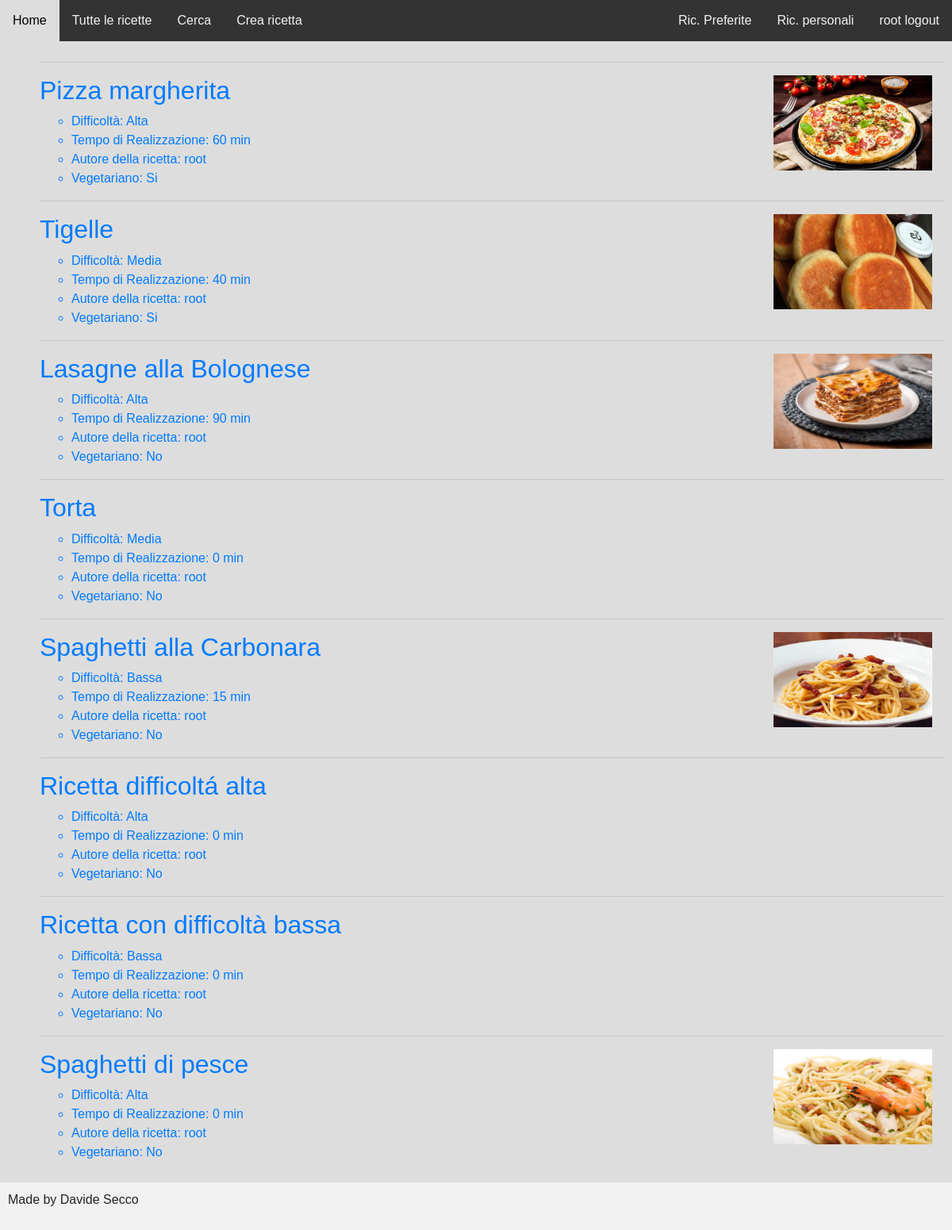
The page /lista_ricette/ (signed in) on the database its author committed.
### gestione/models.py (models this page shows, shortened)
class Ricetta(models.Model):
    nome = models.CharField(max_length=50)
    difficoltá = models.CharField(max_length=50, choices=DIFFICOLTA_CHOICES, default="Bassa")
    portata = models.CharField(max_length=50, choices = PORTATA_CHOICES, default="Primo")
    costo = models.IntegerField(default=0)
    tempo_preparazione = models.IntegerField(default=0)
    tempo_cottura = models.IntegerField(default=0)
    porzioni = models.IntegerField(default=1)
    vegetariano = models.BooleanField(default = False)
    vegano = models.BooleanField(default = False)
    gluten_free = models.BooleanField(default = False)
    immagine = models.ImageField(null=True, blank=True)
    procedimento = models.TextField(null=True, blank=True)
    utente = models.ForeignKey(User, on_delete=models.CASCADE, blank=True, null=True, default=None)
    def __str__(self):
        out = self.nome
        return out
    class Meta:
        verbose_name_plural = "Ricette"

### gestione/views.py (the view)
# urls.py: path("lista_ricette/", Lista_ricette_views.as_view(), name="listaricette"),
class Lista_ricette_views(ListView):
    model = Ricetta
    template_name = "lista_ricette.html"
    def get_totale_ricette(self):
        count = 0
        for i in Ricetta.objects.all():
            count = count + 1
        return count

### templates/lista_ricette.html (shortened to what this page needs)
{% extends 'base.html' %}
{% block content %}
    {% if object_list %}
        {% for ricetta in object_list %}
            <ul>
                <articole>
                    <hr>
                    <a href="{% url 'ricetta' ricetta.id %}">
                        {% if ricetta.immagine %}
                            {% load static %}<img src="{% static ricetta.immagine.url %}" width="200" height="120" align=right Hspace="15" Vspace="0" Border="0">
                        {% endif %}
                        <h2> {{ ricetta }} </h2>
                        <ul>
                            <li> Difficoltà: {{ ricetta.get_difficoltá_display }}</li>
                            <li> Tempo di Realizzazione: {{ ricetta.tempo_preparazione }} min </li>
                            <li> Autore della ricetta: {{ ricetta.utente }} </li>
                            <li> Vegetariano:
                                {% if ricetta.vegetariano %} Si
                                {% else %} No
                                {% endif %}
                            </li>
                        </ul>
                    </a>
                </articole>
            </ul>
        {% endfor %}
    {% else %}
        Non ci sono ricette in questa categoria
    {% endif %}
{% endblock %}

### templates/base.html (shortened to what this page needs)
<!DOCTYPE html>
<html lang="en">
{% block head %}
<head>
    {% load static %}
    <link rel="stylesheet" href="https://cdn.jsdelivr.net/npm/bootstrap@4.6.2/dist/css/bootstrap.min.css"
>
    <link rel="stylesheet" type="text/css" href='{% static "/css/style.css" %}'>
    <link rel="stylesheet" href="https://cdnjs.cloudflare.com/ajax/libs/font-awesome/4.7.0/css/font-awesome.min.css">
</head>
{% endblock %}
<body>
<div class="topnav">
  <a class=myclass2 href="{% url 'homepage' %}">Home</a>
  <a class=myclass2 href="{% url 'listaricette' %}">Tutte le ricette</a>
  <a class=myclass2 href="{% url 'search' %}">Cerca</a>
  <a class=myclass2 href="{% url 'crearicettaavanzato' %}">Crea ricetta </a>
  {% if user.is_authenticated %}
    <a class=myclass href="{% url 'logout' %}"> {{user.username }} logout </a>
    <a class=myclass href="{% url 'listaricetteprivate' %}"> Ric. personali </a>
    <a class=myclass href="{% url 'listaricettepreferite' %}"> Ric. Preferite </a>
  {% else %}
    <a class=myclass href="{% url 'login' %}"> Login </a>
    <a class=myclass href="{% url 'register' %}"> Registrati </a>
  {% endif %}
</div>
<div class=content>
  {% block content %} {% endblock %}
</div>
<div class="footer">
  <p>Made by Davide Secco </p>
</div>
</body>
</html>

### static/css/style.css (style rules this page uses)
* { box-sizing: border-box; font-family: Arial, Helvetica, sans-serif; }
body { font-family: Arial, Helvetica, sans-serif; }
.topnav { overflow: hidden; background-color: #333; }
.myclass { float: right; }
.myclass2 { float: left; }
.topnav a { display: block; color: #f2f2f2; text-align: center; padding: 14px 16px; text-decoration: none; }
.content { background-color: #ddd; padding: 10px; }
.footer { background-color: #f1f1f1; padding: 10px; }

### rows shown on the page
Ricetta: immagine (picture), nome "Pizza margherita", difficoltá "Alta", tempo_preparazione "60", utente "root", vegetariano "Si"
Ricetta: immagine (picture), nome "Tigelle", difficoltá "Media", tempo_preparazione "40", utente "root", vegetariano "Si"
Ricetta: immagine (picture), nome "Lasagne alla Bolognese", difficoltá "Alta", tempo_preparazione "90", utente "root", vegetariano "No"
Ricetta: nome "Torta", difficoltá "Media", tempo_preparazione "0", utente "root", vegetariano "No"
Ricetta: immagine (picture), nome "Spaghetti alla Carbonara", difficoltá "Bassa", tempo_preparazione "15", utente "root", vegetariano "No"
Ricetta: nome "Ricetta difficoltá alta", difficoltá "Alta", tempo_preparazione "0", utente "root", vegetariano "No"
Ricetta: nome "Ricetta con difficoltà bassa", difficoltá "Bassa", tempo_preparazione "0", utente "root", vegetariano "No"
Ricetta: immagine (picture), nome "Spaghetti di pesce", difficoltá "Alta", tempo_preparazione "0", utente "root", vegetariano "No"

### other values the page prints
{{ user.username }} "root"
